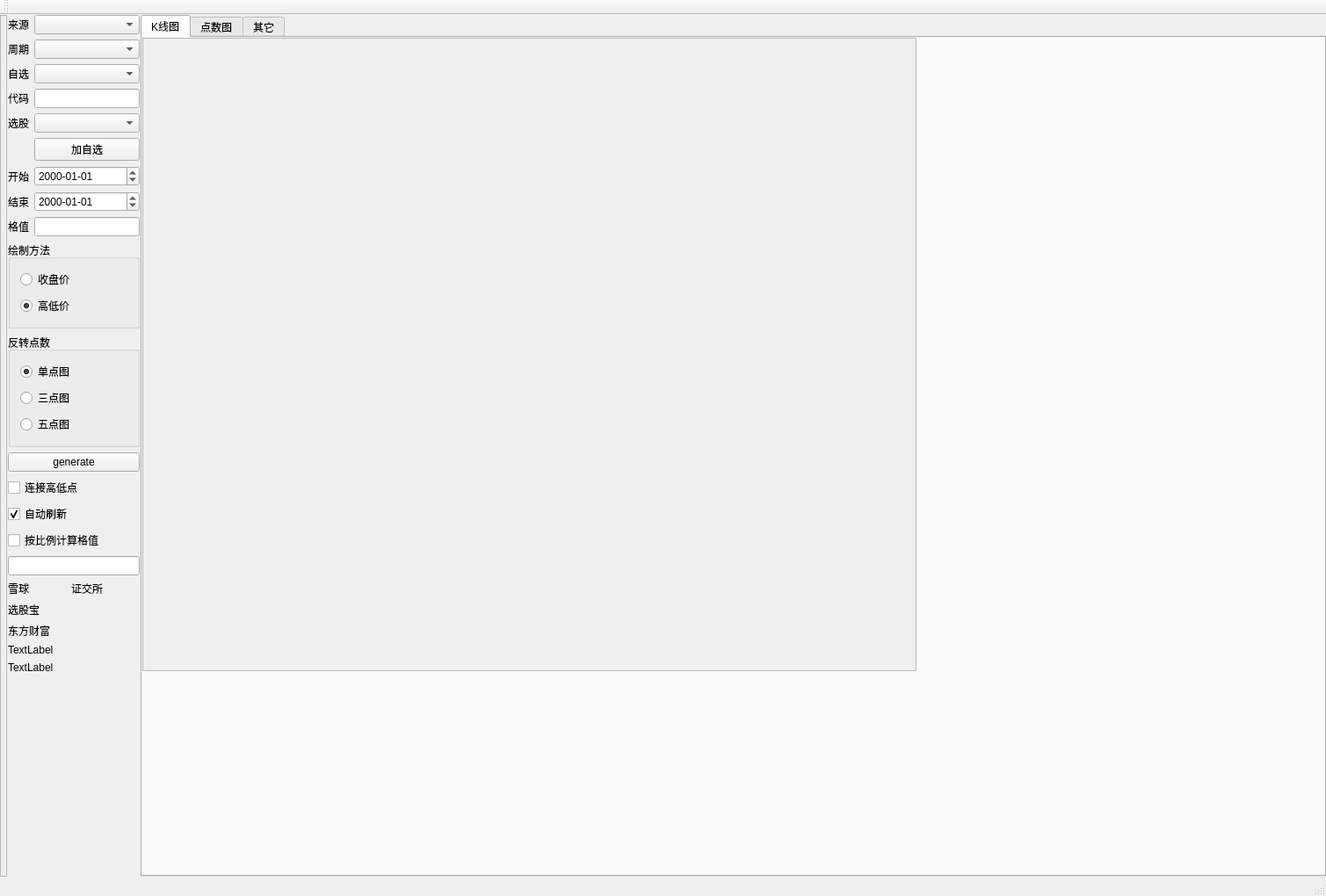
<?xml version="1.0" encoding="UTF-8"?>
<ui version="4.0">
 <class>MainWindow</class>
 <widget class="QMainWindow" name="MainWindow">
  <property name="geometry">
   <rect>
    <x>0</x>
    <y>0</y>
    <width>1509</width>
    <height>1020</height>
   </rect>
  </property>
  <property name="windowTitle">
   <string>威科夫操盘法</string>
  </property>
  <widget class="QWidget" name="centralWidget">
   <property name="sizePolicy">
    <sizepolicy hsizetype="Expanding" vsizetype="Expanding">
     <horstretch>0</horstretch>
     <verstretch>0</verstretch>
    </sizepolicy>
   </property>
   <layout class="QHBoxLayout" name="horizontalLayout_2">
    <property name="spacing">
     <number>1</number>
    </property>
    <property name="leftMargin">
     <number>0</number>
    </property>
    <property name="topMargin">
     <number>0</number>
    </property>
    <property name="rightMargin">
     <number>0</number>
    </property>
    <property name="bottomMargin">
     <number>0</number>
    </property>
    <item>
     <layout class="QGridLayout" name="gridLayout" rowstretch="0" columnstretch="5,100,895">
      <property name="horizontalSpacing">
       <number>1</number>
      </property>
      <property name="verticalSpacing">
       <number>2</number>
      </property>
      <item row="0" column="0">
       <widget class="QFrame" name="frame">
        <property name="frameShape">
         <enum>QFrame::StyledPanel</enum>
        </property>
        <property name="frameShadow">
         <enum>QFrame::Raised</enum>
        </property>
       </widget>
      </item>
      <item row="0" column="1">
       <layout class="QFormLayout" name="formLayout">
        <item row="0" column="0">
         <widget class="QLabel" name="sourceLabel">
          <property name="text">
           <string>来源</string>
          </property>
         </widget>
        </item>
        <item row="0" column="1">
         <widget class="QComboBox" name="cmbSource"/>
        </item>
        <item row="1" column="0">
         <widget class="QLabel" name="cycleLabel">
          <property name="text">
           <string>周期</string>
          </property>
         </widget>
        </item>
        <item row="1" column="1">
         <widget class="QComboBox" name="cmbCycle"/>
        </item>
        <item row="3" column="0">
         <widget class="QLabel" name="label_2">
          <property name="text">
           <string>自选</string>
          </property>
         </widget>
        </item>
        <item row="3" column="1">
         <widget class="QComboBox" name="cmbMyStock"/>
        </item>
        <item row="4" column="0">
         <widget class="QLabel" name="Label">
          <property name="text">
           <string>代码</string>
          </property>
         </widget>
        </item>
        <item row="4" column="1">
         <widget class="QLineEdit" name="lineEditStock"/>
        </item>
        <item row="5" column="0">
         <widget class="QLabel" name="label_6">
          <property name="text">
           <string>选股</string>
          </property>
         </widget>
        </item>
        <item row="5" column="1">
         <widget class="QComboBox" name="cmbChoose"/>
        </item>
        <item row="6" column="1">
         <widget class="QPushButton" name="btAddMyStock">
          <property name="text">
           <string>加自选</string>
          </property>
         </widget>
        </item>
        <item row="7" column="0">
         <widget class="QLabel" name="Label_2">
          <property name="text">
           <string>开始</string>
          </property>
         </widget>
        </item>
        <item row="7" column="1">
         <widget class="QDateEdit" name="dtbegin">
          <property name="displayFormat">
           <string>yyyy-MM-dd</string>
          </property>
         </widget>
        </item>
        <item row="8" column="0">
         <widget class="QLabel" name="Label_3">
          <property name="text">
           <string>结束</string>
          </property>
         </widget>
        </item>
        <item row="8" column="1">
         <widget class="QDateEdit" name="dtend">
          <property name="displayFormat">
           <string>yyyy-MM-dd</string>
          </property>
         </widget>
        </item>
        <item row="9" column="0">
         <widget class="QLabel" name="label">
          <property name="text">
           <string>格值</string>
          </property>
         </widget>
        </item>
        <item row="9" column="1">
         <widget class="QLineEdit" name="lineEdit">
          <property name="inputMethodHints">
           <set>Qt::ImhPreferNumbers</set>
          </property>
         </widget>
        </item>
        <item row="10" column="0" colspan="2">
         <widget class="QGroupBox" name="groupBox">
          <property name="title">
           <string>绘制方法</string>
          </property>
          <layout class="QFormLayout" name="formLayout_2">
           <item row="0" column="0">
            <widget class="QRadioButton" name="radClose">
             <property name="text">
              <string>收盘价</string>
             </property>
            </widget>
           </item>
           <item row="1" column="0">
            <widget class="QRadioButton" name="radHighLow">
             <property name="text">
              <string>高低价</string>
             </property>
             <property name="checked">
              <bool>true</bool>
             </property>
            </widget>
           </item>
          </layout>
         </widget>
        </item>
        <item row="11" column="0" colspan="2">
         <widget class="QGroupBox" name="groupBox_2">
          <property name="title">
           <string>反转点数</string>
          </property>
          <layout class="QFormLayout" name="formLayout_3">
           <item row="0" column="0">
            <widget class="QRadioButton" name="radOne">
             <property name="text">
              <string>单点图</string>
             </property>
             <property name="checked">
              <bool>true</bool>
             </property>
            </widget>
           </item>
           <item row="2" column="0">
            <widget class="QRadioButton" name="radFive">
             <property name="text">
              <string>五点图</string>
             </property>
            </widget>
           </item>
           <item row="1" column="0">
            <widget class="QRadioButton" name="radThree">
             <property name="text">
              <string>三点图</string>
             </property>
            </widget>
           </item>
          </layout>
         </widget>
        </item>
        <item row="12" column="0" colspan="2">
         <widget class="QPushButton" name="btGenerate">
          <property name="text">
           <string>generate</string>
          </property>
         </widget>
        </item>
        <item row="13" column="0" colspan="2">
         <widget class="QCheckBox" name="chkConHighLow">
          <property name="text">
           <string>连接高低点</string>
          </property>
         </widget>
        </item>
        <item row="15" column="0" colspan="2">
         <widget class="QCheckBox" name="chkPercentLattice">
          <property name="text">
           <string>按比例计算格值</string>
          </property>
         </widget>
        </item>
        <item row="17" column="0" colspan="2">
         <widget class="QLineEdit" name="linePercentLatticeValue"/>
        </item>
        <item row="19" column="0" colspan="2">
         <widget class="QLabel" name="lablinkXGB">
          <property name="text">
           <string>选股宝</string>
          </property>
          <property name="alignment">
           <set>Qt::AlignLeading|Qt::AlignLeft|Qt::AlignVCenter</set>
          </property>
         </widget>
        </item>
        <item row="20" column="0" colspan="2">
         <widget class="QLabel" name="lablinkDFCF">
          <property name="text">
           <string>东方财富</string>
          </property>
          <property name="alignment">
           <set>Qt::AlignLeading|Qt::AlignLeft|Qt::AlignVCenter</set>
          </property>
         </widget>
        </item>
        <item row="21" column="0" colspan="2">
         <widget class="QLabel" name="labInfo">
          <property name="layoutDirection">
           <enum>Qt::RightToLeft</enum>
          </property>
          <property name="text">
           <string>TextLabel</string>
          </property>
          <property name="alignment">
           <set>Qt::AlignLeading|Qt::AlignLeft|Qt::AlignVCenter</set>
          </property>
         </widget>
        </item>
        <item row="22" column="0" colspan="2">
         <widget class="QLabel" name="labInfo1">
          <property name="text">
           <string>TextLabel</string>
          </property>
         </widget>
        </item>
        <item row="14" column="0" colspan="2">
         <widget class="QCheckBox" name="chkAutoRefesh">
          <property name="text">
           <string>自动刷新</string>
          </property>
          <property name="checked">
           <bool>true</bool>
          </property>
         </widget>
        </item>
        <item row="18" column="0">
         <widget class="QLabel" name="lablinkXQ">
          <property name="text">
           <string>雪球</string>
          </property>
          <property name="alignment">
           <set>Qt::AlignLeading|Qt::AlignLeft|Qt::AlignVCenter</set>
          </property>
          <property name="openExternalLinks">
           <bool>true</bool>
          </property>
         </widget>
        </item>
        <item row="18" column="1">
         <widget class="QLabel" name="labZJS">
          <property name="text">
           <string>证交所</string>
          </property>
          <property name="alignment">
           <set>Qt::AlignCenter</set>
          </property>
         </widget>
        </item>
       </layout>
      </item>
      <item row="0" column="2">
       <widget class="QTabWidget" name="tabWidget">
        <property name="currentIndex">
         <number>0</number>
        </property>
        <widget class="QWidget" name="tabK">
         <property name="enabled">
          <bool>true</bool>
         </property>
         <property name="sizePolicy">
          <sizepolicy hsizetype="Expanding" vsizetype="Expanding">
           <horstretch>0</horstretch>
           <verstretch>0</verstretch>
          </sizepolicy>
         </property>
         <attribute name="title">
          <string>K线图</string>
         </attribute>
         <widget class="QScrollArea" name="scrollArea">
          <property name="geometry">
           <rect>
            <x>0</x>
            <y>0</y>
            <width>881</width>
            <height>721</height>
           </rect>
          </property>
          <property name="sizePolicy">
           <sizepolicy hsizetype="Expanding" vsizetype="Expanding">
            <horstretch>0</horstretch>
            <verstretch>0</verstretch>
           </sizepolicy>
          </property>
          <property name="layoutDirection">
           <enum>Qt::RightToLeft</enum>
          </property>
          <property name="widgetResizable">
           <bool>true</bool>
          </property>
          <property name="alignment">
           <set>Qt::AlignLeading|Qt::AlignLeft|Qt::AlignTop</set>
          </property>
          <widget class="QWidget" name="scrollAreaWidgetContents">
           <property name="geometry">
            <rect>
             <x>0</x>
             <y>0</y>
             <width>879</width>
             <height>719</height>
            </rect>
           </property>
           <property name="sizePolicy">
            <sizepolicy hsizetype="Expanding" vsizetype="Expanding">
             <horstretch>0</horstretch>
             <verstretch>0</verstretch>
            </sizepolicy>
           </property>
          </widget>
         </widget>
        </widget>
        <widget class="QWidget" name="tabD">
         <attribute name="title">
          <string>点数图</string>
         </attribute>
         <widget class="QTableWidget" name="twDotGraphic">
          <property name="geometry">
           <rect>
            <x>5</x>
            <y>1</y>
            <width>871</width>
            <height>571</height>
           </rect>
          </property>
          <property name="mouseTracking">
           <bool>true</bool>
          </property>
          <property name="layoutDirection">
           <enum>Qt::LeftToRight</enum>
          </property>
          <attribute name="horizontalHeaderMinimumSectionSize">
           <number>5</number>
          </attribute>
          <attribute name="verticalHeaderMinimumSectionSize">
           <number>5</number>
          </attribute>
         </widget>
        </widget>
        <widget class="QWidget" name="tabInfo">
         <property name="sizePolicy">
          <sizepolicy hsizetype="Expanding" vsizetype="Expanding">
           <horstretch>0</horstretch>
           <verstretch>0</verstretch>
          </sizepolicy>
         </property>
         <attribute name="title">
          <string>其它</string>
         </attribute>
         <widget class="QGroupBox" name="groupBox_3">
          <property name="geometry">
           <rect>
            <x>2</x>
            <y>2</y>
            <width>231</width>
            <height>661</height>
           </rect>
          </property>
          <property name="sizePolicy">
           <sizepolicy hsizetype="Expanding" vsizetype="Expanding">
            <horstretch>0</horstretch>
            <verstretch>0</verstretch>
           </sizepolicy>
          </property>
          <property name="title">
           <string>条件</string>
          </property>
          <widget class="QWidget" name="formLayoutWidget">
           <property name="geometry">
            <rect>
             <x>0</x>
             <y>30</y>
             <width>231</width>
             <height>801</height>
            </rect>
           </property>
           <layout class="QFormLayout" name="formLayout_4">
            <property name="sizeConstraint">
             <enum>QLayout::SetMaximumSize</enum>
            </property>
            <item row="5" column="0" colspan="2">
             <widget class="QTableWidget" name="tbCondition"/>
            </item>
            <item row="8" column="0" colspan="2">
             <widget class="QLabel" name="label_5">
              <property name="text">
               <string>选股规则:
1、在确定的周期内振幅小于比例
2、当前周期高点突破前面所有高点
3、目前只支持按“月”选股</string>
              </property>
              <property name="wordWrap">
               <bool>true</bool>
              </property>
             </widget>
            </item>
            <item row="3" column="0">
             <widget class="QLabel" name="label_7">
              <property name="text">
               <string>公式</string>
              </property>
              <property name="alignment">
               <set>Qt::AlignCenter</set>
              </property>
             </widget>
            </item>
            <item row="4" column="0">
             <widget class="QComboBox" name="cmbFormula"/>
            </item>
            <item row="4" column="1">
             <widget class="QPushButton" name="btChoose">
              <property name="text">
               <string>选股</string>
              </property>
             </widget>
            </item>
            <item row="0" column="1">
             <widget class="QPushButton" name="btDownload">
              <property name="text">
               <string>下载</string>
              </property>
             </widget>
            </item>
            <item row="3" column="1">
             <widget class="QCheckBox" name="chkIs_KC_CY">
              <property name="text">
               <string>科创板
创业板</string>
              </property>
             </widget>
            </item>
           </layout>
          </widget>
         </widget>
         <widget class="QTableWidget" name="tbChooseStock">
          <property name="geometry">
           <rect>
            <x>240</x>
            <y>30</y>
            <width>1041</width>
            <height>831</height>
           </rect>
          </property>
         </widget>
        </widget>
       </widget>
      </item>
     </layout>
    </item>
   </layout>
  </widget>
  <widget class="QMenuBar" name="menuBar">
   <property name="geometry">
    <rect>
     <x>0</x>
     <y>0</y>
     <width>1509</width>
     <height>29</height>
    </rect>
   </property>
  </widget>
  <widget class="QToolBar" name="mainToolBar">
   <attribute name="toolBarArea">
    <enum>TopToolBarArea</enum>
   </attribute>
   <attribute name="toolBarBreak">
    <bool>false</bool>
   </attribute>
  </widget>
  <widget class="QStatusBar" name="statusBar"/>
 </widget>
 <layoutdefault spacing="6" margin="11"/>
 <resources/>
 <connections/>
</ui>
